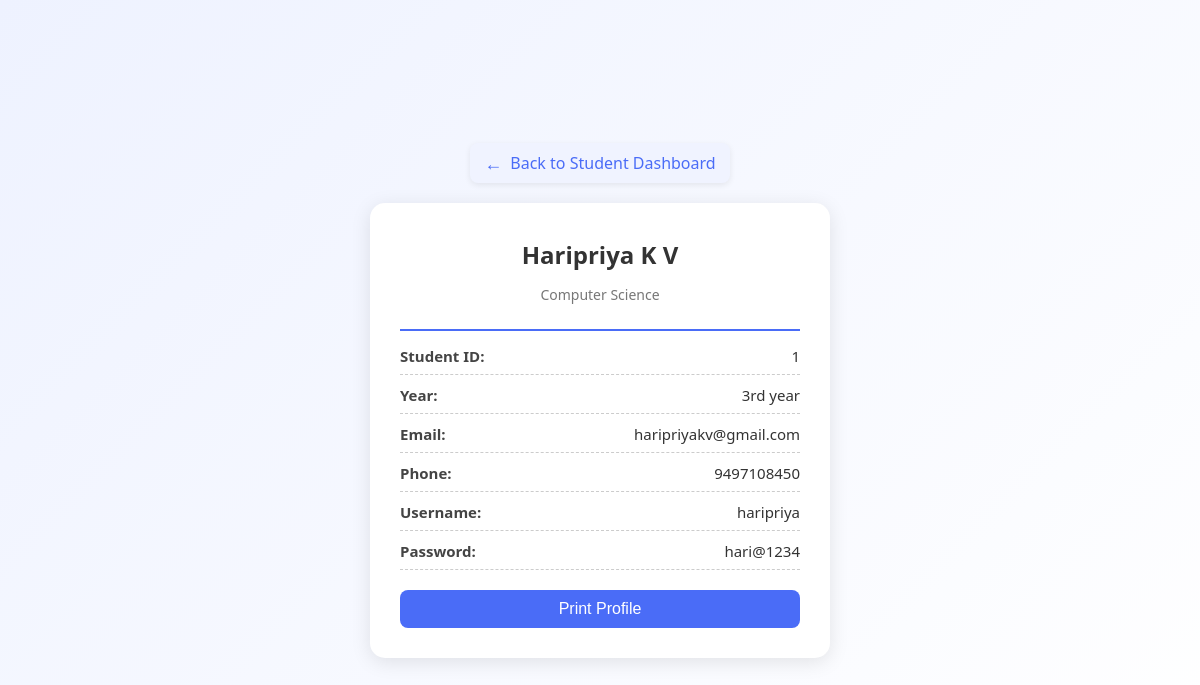
Page /student_profile/ (signed in) on the committed database.
### lmsapp/models.py (models this page shows, shortened)
class student(models.Model):
    name = models.CharField(max_length=50)
    year = models.CharField(max_length=50)
    department = models.CharField(max_length=50)
    email = models.CharField(max_length=50)
    phone= models.IntegerField()
    username = models.CharField(max_length=50)
    password = models.CharField(max_length=50)

### lmsapp/views.py (the view)
# urls.py: path('student_profile/',views.student_profile,name='student_profile'),
def student_profile(request):
    student_id = request.session.get('id')
    cr = student.objects.get(id=student_id)   # or student_id=student_id, depending on your model field name
    return render(request, 'student_profile.html', {'cr': cr})

### templates/student_profile.html (shortened to what this page needs)
<!DOCTYPE html>
<html lang="en">
<head>
</head>
<body>
    <a href="{% url 'studentdashboard' %}" class="back-link">
        <span>←</span> Back to Student Dashboard
    </a>
    <div class="profile-container">
        <div class="profile-header">
            <h2>{{ cr.name }}</h2>
            <p>{{ cr.department }}</p>
        </div>
        <div class="details">
            <div><span class="label">Student ID:</span><span>{{ cr.id }}</span></div>
            <div><span class="label">Year:</span><span>{{ cr.year }}</span></div>
            <div><span class="label">Email:</span><span>{{ cr.email }}</span></div>
            <div><span class="label">Phone:</span><span>{{ cr.phone }}</span></div>
            <div><span class="label">Username:</span><span>{{ cr.username }}</span></div>
            <div><span class="label">Password:</span><span>{{ cr.password }}</span></div>
        </div>
        <button class="print-btn" onclick="window.print()">Print Profile</button>
    </div>
</body>
</html>

### templates/student_profile.html (style rules this page uses)
body { font-family: 'Segoe UI', Tahoma, Geneva, Verdana, sans-serif; margin: 0; padding: 0; display: flex; flex-direction: column; justify-content: center; align-items: center; min-height: 100vh; background: linear-gradient(135deg, #eef2ff, #ffffff); }
.back-link { display: inline-flex; align-items: center; gap: 8px; text-decoration: none; background: #f0f3ff; color: #4a6cf7; padding: 8px 14px; border-radius: 8px; font-weight: 500; margin-bottom: 20px; box-shadow: 0 2px 6px rgba(0,0,0,0.08); transition: all 0.3s ease; }
.back-link span { font-size: 18px; }
.profile-container { background: #fff; width: 400px; padding: 30px; border-radius: 15px; box-shadow: 0 4px 20px rgba(0,0,0,0.1); }
.profile-header { text-align: center; margin-bottom: 25px; }
.profile-header h2 { margin: 5px 0; color: #333; }
.profile-header p { color: #777; font-size: 14px; }
.details { border-top: 2px solid #4a6cf7; padding-top: 15px; }
.details div { display: flex; justify-content: space-between; margin-bottom: 10px; padding-bottom: 8px; border-bottom: 1px dashed #ccc; }
.details span { font-size: 15px; color: #333; }
.details span.label { font-weight: bold; color: #444; }
.print-btn { display: block; width: 100%; background: #4a6cf7; color: white; border: none; padding: 10px 0; margin-top: 20px; border-radius: 8px; font-size: 16px; cursor: pointer; transition: background 0.3s; }

### rows in the picture
student: name "Haripriya K V", department "Computer Science", id "1", year "3rd year", email "haripriyakv@gmail.com", phone "9497108450", username "haripriya", password "hari@1234"
